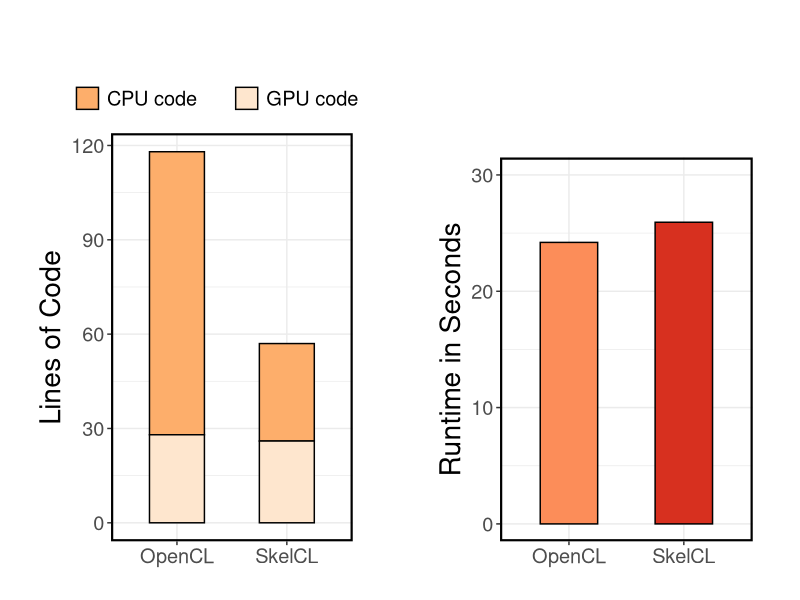
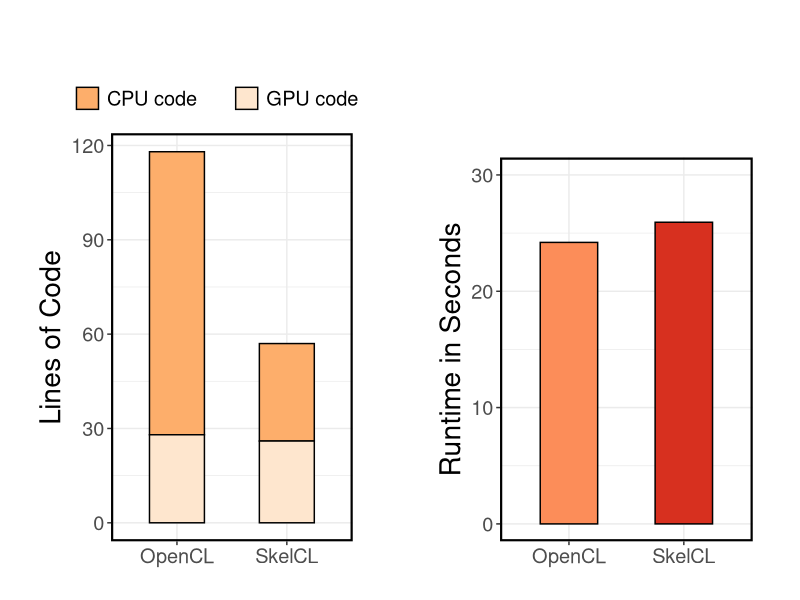

Write R code to recreate these figures, in order.
require('ggplot2')
require('grid')


# Multiple plot function
#
# ggplot objects can be passed in ..., or to plotlist (as a list of ggplot objects)
# - cols:   Number of columns in layout
# - layout: A matrix specifying the layout. If present, 'cols' is ignored.
#
# If the layout is something like matrix(c(1,2,3,3), nrow=2, byrow=TRUE),
# then plot 1 will go in the upper left, 2 will go in the upper right, and
# 3 will go all the way across the bottom.
#
multiplot <- function(..., plotlist=NULL, file, cols=1, layout=NULL) {
  library(grid)
  
  # Make a list from the ... arguments and plotlist
  plots <- c(list(...), plotlist)
  
  numPlots = length(plots)
  
  # If layout is NULL, then use 'cols' to determine layout
  if (is.null(layout)) {
    # Make the panel
    # ncol: Number of columns of plots
    # nrow: Number of rows needed, calculated from # of cols
    layout <- matrix(seq(1, cols * ceiling(numPlots/cols)),
                     ncol = cols, nrow = ceiling(numPlots/cols))
  }
  
  if (numPlots==1) {
    print(plots[[1]])
    
  } else {
    # Set up the page
    grid.newpage()
    pushViewport(viewport(layout = grid.layout(nrow(layout), ncol(layout))))
    
    # Make each plot, in the correct location
    for (i in 1:numPlots) {
      # Get the i,j matrix positions of the regions that contain this subplot
      matchidx <- as.data.frame(which(layout == i, arr.ind = TRUE))
      
      print(plots[[i]], vp = viewport(layout.pos.row = matchidx$row,
                                      layout.pos.col = matchidx$col))
    }
  }
}



# row.names = NULL forces numbering of the lines and, thus, preserves the order
data <- read.csv("results.csv", sep=";", comment.char="#", header=TRUE, row.names=NULL)

#rownumbers <- as.integer(row.names(performance))

# ====Default settins====
theme <- theme_bw() +
  theme(text = element_text(size = 18),
        axis.title = element_text(size = rel(1.125), vjust = 1),
        #axis.text.x = element_text(angle = 45, vjust = 0.7),
        panel.border = element_rect(linetype = "solid", colour = "black", size = 1.5),
        plot.margin = unit(c(2,1.2,0,1), 'cm'),
        legend.position="top",
        legend.title = element_blank(),
        strip.background = element_rect(colour = "black", fill = "white", size = 1.5))


lines <- data[data$Type == "   lines",]
labs <- labs(x = "", y = "Lines of Code")
# create plot
lPlot <- ggplot(na.omit(lines), aes(x=Version, y=value, fill=Kind)) +
  geom_bar(color="black", width=.5, stat = "identity") +
  scale_fill_manual(values=c("#fdae6b", "#fee6ce")) + #"#e6550d", 
  scale_x_discrete() + theme + labs


#scale_color_manual(values=c("#fdcc8a", "#fc8d59", "#d7301f"))
runtime <- data[data$Type == "   runtime",]
labs <- labs(x = "", y = "Runtime in Seconds")
# create plot
rPlot <- ggplot(na.omit(runtime), aes(x=Version, y=value, fill=Version)) +
  geom_bar(color="black", width=.5, stat = "identity") +
  scale_fill_manual(values=c("#fc8d59", "#d7301f")) +
  scale_y_continuous(limits=c(0,30)) +
  scale_x_discrete() + theme + theme(plot.margin = unit(c(4,1.2,0,1), 'cm'),
                                     legend.position="none") + labs

pdf("mandelbrot.pdf", width = 8, height = 5)

multiplot(lPlot, rPlot, cols=2)
dev.off()
multiplot(lPlot, rPlot, cols=2)
